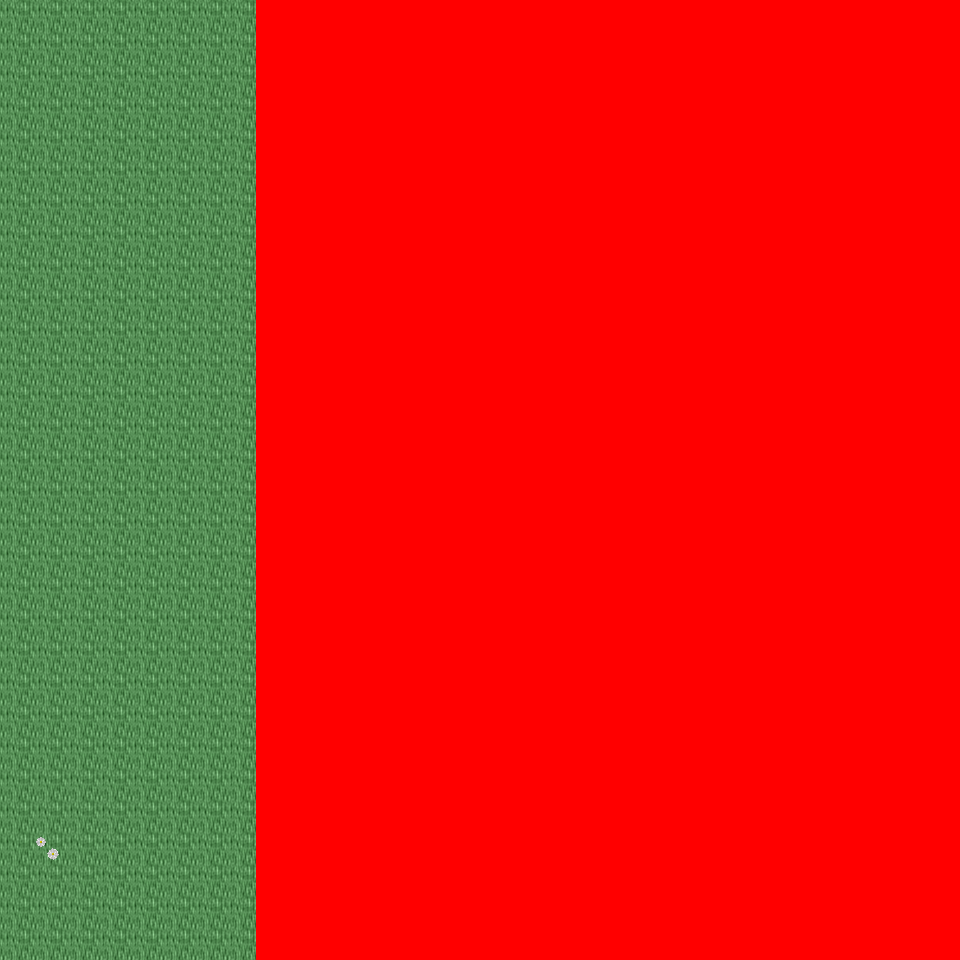

Below is a game level as drawn by its tile map, then a one-line description and the .tmx that defines it (tile-layer data replaced by summaries):
An orthogonal 30x30 tile map with 32x32 px tiles, 6 tile layers (Ground, Object, Object2, Above, ...), 16 tilesets and 3 objects (3x mapchange).

<map version="1.0" orientation="orthogonal" renderorder="right-down" width="30" height="30" tilewidth="32" tileheight="32" nextobjectid="4">
  <tileset firstgid="1" name="tileset_logic_collision" tilewidth="32" tileheight="32" tilecount="1" columns="1">
    <image source="../drawable/tileset_logic_collision.png" width="32" height="32" />
  </tileset>
  <tileset firstgid="2" name="tileset_ground_ground" tilewidth="32" tileheight="32" tilecount="33" columns="3">
    <image source="../drawable/tileset_ground_ground.png" width="96" height="352" />
  </tileset>
  <tileset firstgid="35" name="tileset_ground_grass_corners" tilewidth="32" tileheight="32" tilecount="24" columns="6">
    <image source="../drawable/tileset_ground_grass_corners.png" width="192" height="128" />
  </tileset>
  <tileset firstgid="59" name="tileset_ground_grass_edges" tilewidth="32" tileheight="32" tilecount="36" columns="12">
    <image source="../drawable/tileset_ground_grass_edges.png" width="384" height="96" />
  </tileset>
  <tileset firstgid="95" name="tileset_ground_grass_2" tilewidth="32" tileheight="32" tilecount="21" columns="3">
    <image source="../drawable/tileset_ground_grass_2.png" width="96" height="224" />
  </tileset>
  <tileset firstgid="116" name="tileset_plant_leaves" tilewidth="32" tileheight="32" tilecount="8" columns="4">
    <image source="../drawable/tileset_plant_leaves.png" width="128" height="64" />
  </tileset>
  <tileset firstgid="124" name="tileset_plant_tree_tree_darkgreen" tilewidth="32" tileheight="32" tilecount="88" columns="8">
    <image source="../drawable/tileset_plant_tree_tree_darkgreen.png" width="256" height="352" />
  </tileset>
  <tileset firstgid="212" name="tileset_plant_tree_fall_trees" tilewidth="32" tileheight="32" tilecount="40" columns="8">
    <image source="../drawable/tileset_plant_tree_fall_trees.png" width="256" height="160" />
  </tileset>
  <tileset firstgid="252" name="tileset_plant_tree_pine_tree" tilewidth="32" tileheight="32" tilecount="20" columns="4">
    <image source="../drawable/tileset_plant_tree_pine_tree.png" width="128" height="160" />
  </tileset>
  <tileset firstgid="272" name="tileset_plant_stump_hollow_logs" tilewidth="32" tileheight="32" tilecount="6" columns="3">
    <image source="../drawable/tileset_plant_stump_hollow_logs.png" width="96" height="64" />
  </tileset>
  <tileset firstgid="278" name="tileset_plant_stump_small_stump" tilewidth="32" tileheight="32" tilecount="4" columns="2">
    <image source="../drawable/tileset_plant_stump_small_stump.png" width="64" height="64" />
  </tileset>
  <tileset firstgid="282" name="tileset_plant_stump_stump_pale_purple" tilewidth="32" tileheight="32" tilecount="4" columns="2">
    <image source="../drawable/tileset_plant_stump_stump_pale_purple.png" width="64" height="64" />
  </tileset>
  <tileset firstgid="286" name="tileset_plant_flower_daisy_blue" tilewidth="32" tileheight="32" tilecount="8" columns="2">
    <image source="../drawable/tileset_plant_flower_daisy_blue.png" width="64" height="128" />
  </tileset>
  <tileset firstgid="294" name="tileset_plant_flower_daisy_red" tilewidth="32" tileheight="32" tilecount="8" columns="2">
    <image source="../drawable/tileset_plant_flower_daisy_red.png" width="64" height="128" />
  </tileset>
  <tileset firstgid="302" name="tileset_plant_flower_daisy_white" tilewidth="32" tileheight="32" tilecount="8" columns="2">
    <image source="../drawable/tileset_plant_flower_daisy_white.png" width="64" height="128" />
  </tileset>
  <tileset firstgid="310" name="tileset_plant_flower_daisy_yellow" tilewidth="32" tileheight="32" tilecount="8" columns="2">
    <image source="../drawable/tileset_plant_flower_daisy_yellow.png" width="64" height="128" />
  </tileset>
  <layer name="Ground" width="30" height="30">
    <data>[900 cells, 900 non-empty, 1 distinct tile ids]</data>
  </layer>
  <layer name="Object" width="30" height="30">
    <data>[900 cells, 13 non-empty, 12 distinct tile ids]</data>
  </layer>
  <layer name="Object2" width="30" height="30">
    <data>[900 cells, 0 non-empty, 0 distinct tile ids]</data>
  </layer>
  <layer name="Above" width="30" height="30">
    <data>[900 cells, 12 non-empty, 12 distinct tile ids]</data>
  </layer>
  <layer name="Above2" width="30" height="30">
    <data>[900 cells, 0 non-empty, 0 distinct tile ids]</data>
  </layer>
  <layer name="Walkable" width="30" height="30">
    <data>[900 cells, 660 non-empty, 1 distinct tile ids]</data>
  </layer>
  <objectgroup name="MapEvents">
    <object id="1" name="north" type="mapchange" x="0" y="0" width="256" height="32">
      <properties>
        <property name="map" value="0_ados_mountain_n2_w2_x3_y2" />
        <property name="place" value="south" />
      </properties>
    </object>
    <object id="2" name="south" type="mapchange" x="0" y="928" width="256" height="32">
      <properties>
        <property name="map" value="0_ados_mountain_n2_w2_x3_y4" />
        <property name="place" value="north" />
      </properties>
    </object>
    <object id="3" name="west" type="mapchange" x="0" y="0" width="32" height="960">
      <properties>
        <property name="map" value="0_ados_mountain_n2_w2_x2_y3" />
        <property name="place" value="east" />
      </properties>
    </object>
  </objectgroup>
</map>
